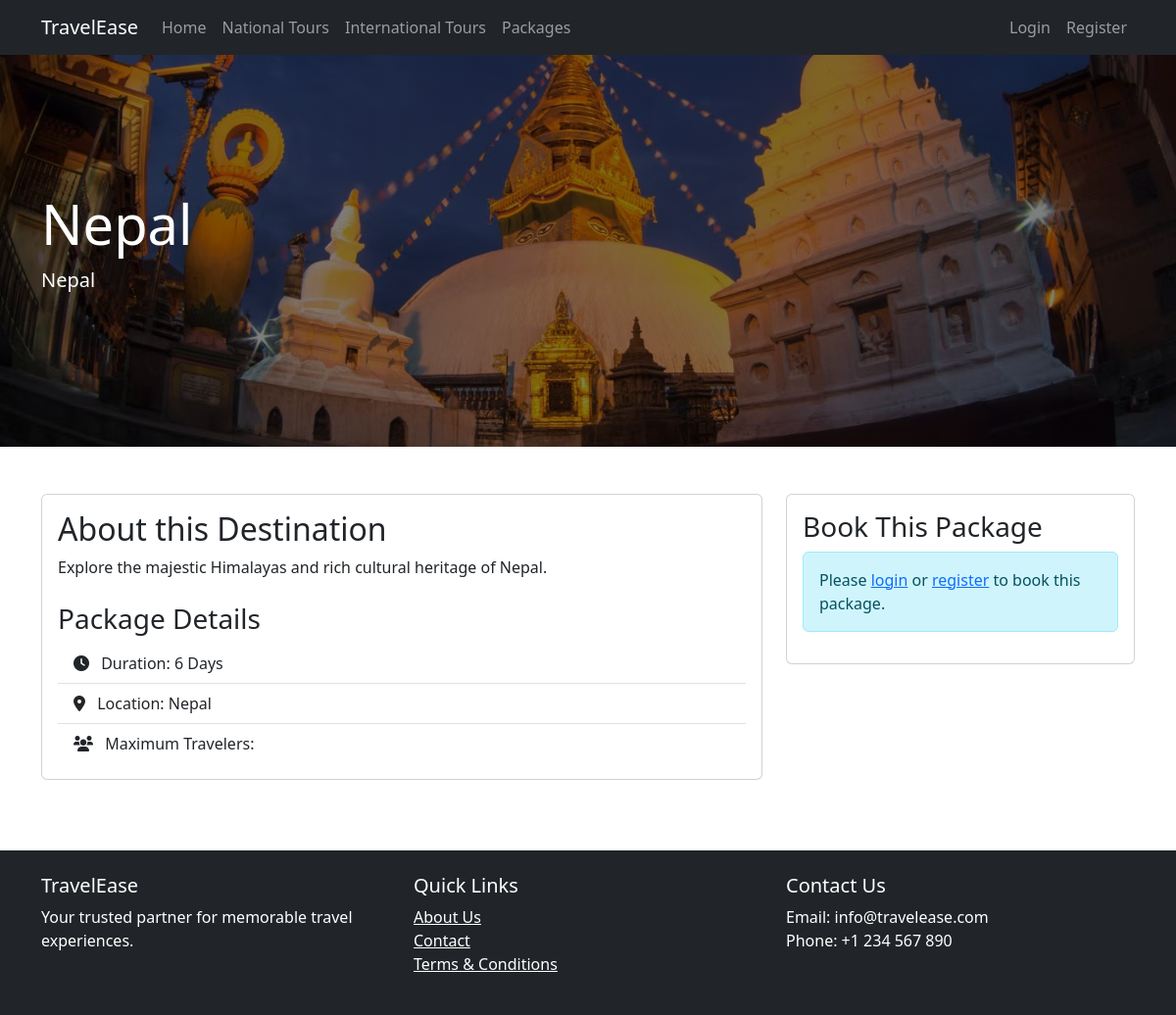
The app's page /package_details.php?id=7 with its own data.
### tables this page shows
CREATE TABLE `destinations` (
  `destination_id` int(11) NOT NULL,
  `name` varchar(100) NOT NULL,
  `country` varchar(100) NOT NULL,
  `description` text DEFAULT NULL,
  `image_path` varchar(255) DEFAULT NULL,
  `is_international` tinyint(1) DEFAULT 0,
  `price` decimal(10,2) NOT NULL,
  `duration_days` int(11) NOT NULL
);

### package_details.php (the view, shortened to what this page needs)
<?php
require_once 'config/db_connect.php';
$destination_id = $_GET['id'];
$sql = "SELECT * FROM destinations WHERE destination_id = ?";
$stmt = $conn->prepare($sql);
$stmt->bind_param("i", $destination_id);
$stmt->execute();
$result = $stmt->get_result();
$destination = $result->fetch_assoc();
?>
<!DOCTYPE html>
<html lang="en">
<head>
    <link href="https://cdn.jsdelivr.net/npm/bootstrap@5.3.0/dist/css/bootstrap.min.css" rel="stylesheet">
    <link rel="stylesheet" href="https://cdnjs.cloudflare.com/ajax/libs/font-awesome/6.0.0/css/all.min.css">
</head>
<body>
    <nav class="navbar navbar-expand-lg navbar-dark bg-dark">
        <div class="container">
            <a class="navbar-brand" href="index.php">TravelEase</a>
            <div class="collapse navbar-collapse" id="navbarNav">
                <ul class="navbar-nav me-auto">
                    <li class="nav-item">
                        <a class="nav-link" href="index.php">Home</a>
                    </li>
                    <li class="nav-item">
                        <a class="nav-link" href="national.php">National Tours</a>
                    </li>
                    <li class="nav-item">
                        <a class="nav-link" href="international.php">International Tours</a>
                    </li>
                    <li class="nav-item">
                        <a class="nav-link" href="packages.php">Packages</a>
                    </li>
                </ul>
                <ul class="navbar-nav">
                    <?php if(isset($_SESSION['user_id'])): ?>
                        <li class="nav-item">
                            <a class="nav-link" href="dashboard.php">Dashboard</a>
                        </li>
                        <li class="nav-item">
                            <a class="nav-link" href="logout.php">Logout</a>
                        </li>
                    <?php else: ?>
                        <li class="nav-item">
                            <a class="nav-link" href="login.php">Login</a>
                        </li>
                        <li class="nav-item">
                            <a class="nav-link" href="register.php">Register</a>
                        </li>
                    <?php endif; ?>
                </ul>
            </div>
        </div>
    </nav>
    <div class="destination-header">
        <div class="container">
            <h1 class="display-4"><?php echo $destination['name']; ?></h1>
            <p class="lead"><?php echo $destination['country']; ?></p>
        </div>
    </div>
    <div class="container py-5">
        <div class="row">
            <div class="col-lg-8">
                <div class="card mb-4">
                    <div class="card-body">
                        <h2 class="card-title">About this Destination</h2>
                        <p class="card-text"><?php echo $destination['description']; ?></p>
                        <h3 class="mt-4">Package Details</h3>
                        <ul class="list-group list-group-flush">
                            <li class="list-group-item">
                                <i class="fas fa-clock me-2"></i> Duration: <?php echo $destination['duration_days']; ?> Days
                            </li>
                            <li class="list-group-item">
                                <i class="fas fa-map-marker-alt me-2"></i> Location: <?php echo $destination['country']; ?>
                            </li>
                            <li class="list-group-item">
                                <i class="fas fa-users me-2"></i> Maximum Travelers: <?php echo $destination['max_travelers']; ?>
                            </li>
                        </ul>
                    </div>
                </div>
            </div>
            <div class="col-lg-4">
                <div class="card booking-card">
                    <div class="card-body">
                        <h3 class="card-title">Book This Package</h3>
                        <?php if(isset($_SESSION['user_id'])): ?>
                            <form method="POST" action="">
                                <div class="mb-3">
                                    <label for="travel_date" class="form-label">Travel Date</label>
                                    <input type="date" class="form-control" id="travel_date" name="travel_date"
                                           min="<?php echo date('Y-m-d'); ?>" required>
                                </div>
                                <div class="mb-3">
                                    <label for="number_of_travelers" class="form-label">Number of Travelers</label>
                                    <input type="number" class="form-control" id="number_of_travelers"
                                           name="number_of_travelers" min="1" max="<?php echo $destination['max_travelers']; ?>" required>
                                </div>
                                <div class="mb-3">
                                    <label class="form-label">Price per Person</label>
                                    <h4><?php echo $destination['is_international'] ? '$' : '₹'; ?><?php echo number_format($destination['price']); ?></h4>
                                </div>
                                <button type="submit" class="btn btn-primary w-100">Book Now</button>
                            </form>
                        <?php else: ?>
                            <div class="alert alert-info">
                                Please <a href="login.php">login</a> or <a href="register.php">register</a> to book this package.
                            </div>
                        <?php endif; ?>
                    </div>
                </div>
            </div>
        </div>
    </div>
    <footer class="bg-dark text-white py-4">
        <div class="container">
            <div class="row">
                <div class="col-md-4">
                    <h5>TravelEase</h5>
                    <p>Your trusted partner for memorable travel experiences.</p>
                </div>
                <div class="col-md-4">
                    <h5>Quick Links</h5>
                    <ul class="list-unstyled">
                        <li><a href="#" class="text-white">About Us</a></li>
                        <li><a href="#" class="text-white">Contact</a></li>
                        <li><a href="#" class="text-white">Terms & Conditions</a></li>
                    </ul>
                </div>
                <div class="col-md-4">
                    <h5>Contact Us</h5>
                    <p>Email: info@travelease.com<br>
                    Phone: +1 234 567 890</p>
                </div>
            </div>
        </div>
    </footer>
</body>
</html>

### records on screen
destinations: name "Nepal", country "Nepal", description "Explore the majestic Himalayas and rich cultural heritage of Nepal.", duration_days "6"
